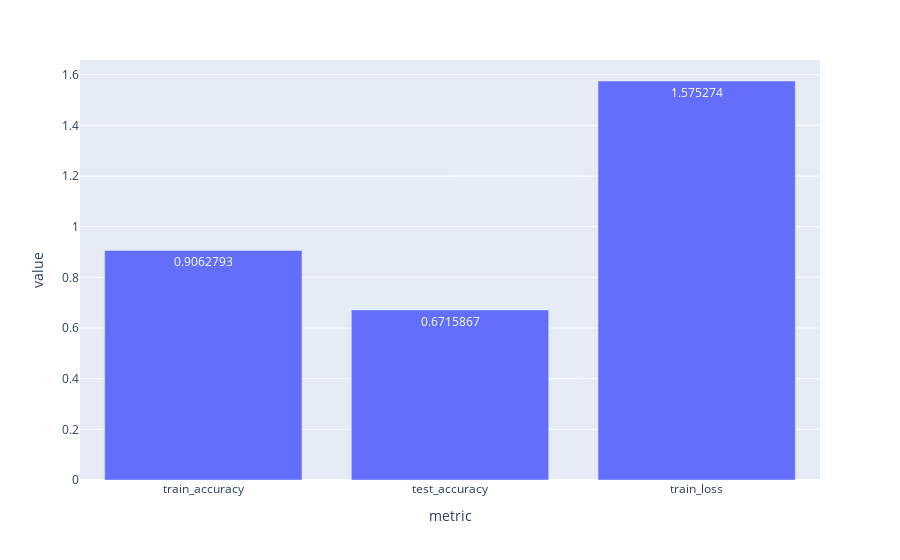

Notebook source saved alongside this figure:
### Code cell
AvgDf = pd.json_normalize([
   {
   "metric" : "train_accuracy",
   "value" : avgTrainAcc
   },
   {
   "metric" : "test_accuracy",
   "value" : avgTestAcc
   },
   {
   "metric" : "train_loss",
   "value" : avgTrainLoss
   },
]

)
fig = px.bar(AvgDf, x="metric", y="value", text_auto=True)
fig

### Figure 1 — Plotly figure (JSON) as saved in the notebook; plotly's stock layout.template omitted (floating-point values rounded to 4 significant figures)
{"data": [{"alignmentgroup": "True", "hovertemplate": "metric=%{x}<br>value=%{y}<extra></extra>", "legendgroup": "", "marker": {"color": "#636efa", "pattern": {"shape": ""}}, "name": "", "offsetgroup": "", "orientation": "v", "showlegend": false, "textposition": "auto", "texttemplate": "%{y}", "type": "bar", "x": ["train_accuracy", "test_accuracy", "train_loss"], "xaxis": "x", "y": [0.9063, 0.6716, 1.575], "yaxis": "y"}], "layout": {"barmode": "relative", "legend": {"tracegroupgap": 0}, "margin": {"t": 60}, "xaxis": {"anchor": "y", "domain": [0, 1], "title": {"text": "metric"}}, "yaxis": {"anchor": "x", "domain": [0, 1], "title": {"text": "value"}}}}
